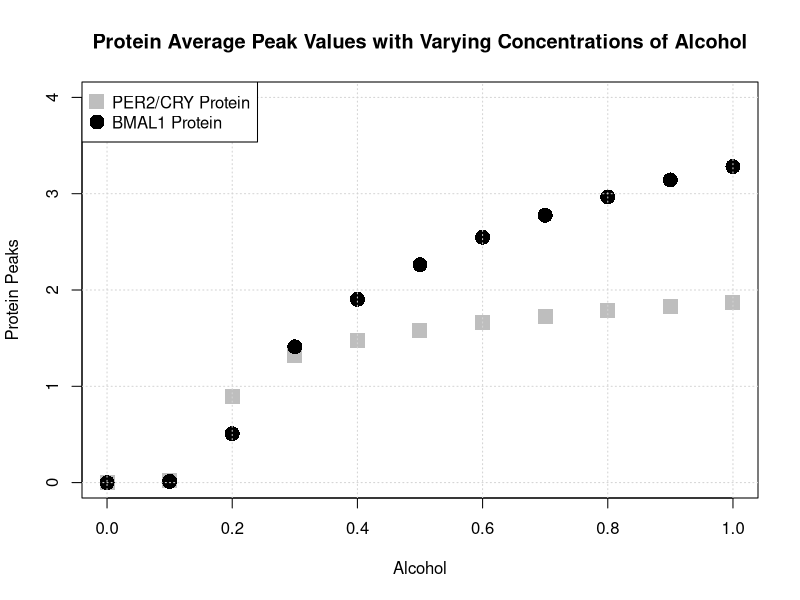
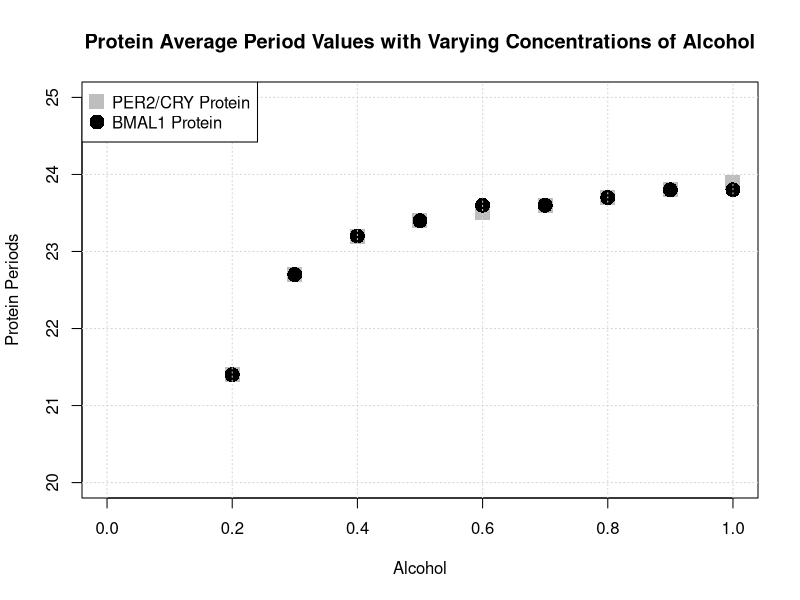

The R script that drew these images, in order:
xPC <- c(0,0.1,0.2,0.3,0.4,0.5,0.6,0.7,0.8,0.9,1)
yPC <- c(0,0.01857981,0.8983868,1.31689,1.478803,1.578659,1.660758,1.724122,1.783467,1.825696,1.870114)

xB <- c(0,0.1,0.2,0.3,0.4,0.5,0.6,0.7,0.8,0.9,1)
yB <- c(0,0.01256404,0.5073522,1.410178,1.903684,2.263564,2.547641,2.776514,2.966509,3.142601,3.282189)

plot(xPC,yPC, type='p', pch=15, cex=2, col='gray', lwd=3, xlab="Alcohol", ylab="Protein Peaks", xlim=c(0,1), ylim=c(0,4))
points(xB,yB, type='p', pch=16, cex=2, col='black', lwd=3)
grid()
legend("topleft", c("PER2/CRY Protein", "BMAL1 Protein"), col=c('gray','black'), pch=c(15,16), pt.cex=2, pt.lwd=3)
title(main="Protein Average Peak Values with Varying Concentrations of Alcohol")

xPC <- c(0,0.1,0.2,0.3,0.4,0.5,0.6,0.7,0.8,0.9,1)
yPC <- c(0,0,21.4,22.7,23.2,23.4,23.5,23.6,23.7,23.8,23.9)

xB <- c(0,0.1,0.2,0.3,0.4,0.5,0.6,0.7,0.8,0.9,1)
yB <- c(0,0,21.4,22.7,23.2,23.4,23.6,23.6,23.7,23.8,23.8)

plot(xPC,yPC, type='p', pch=15, cex=2, col='gray', lwd=3, xlab="Alcohol", ylab="Protein Periods", xlim=c(0,1), ylim=c(20,25))
points(xB,yB, type='p', pch=16, cex=2, col='black', lwd=3)
grid()
legend("topleft", c("PER2/CRY Protein", "BMAL1 Protein"), col=c('gray','black'), pch=c(15,16), pt.cex=2, pt.lwd=3)
title(main="Protein Average Period Values with Varying Concentrations of Alcohol")